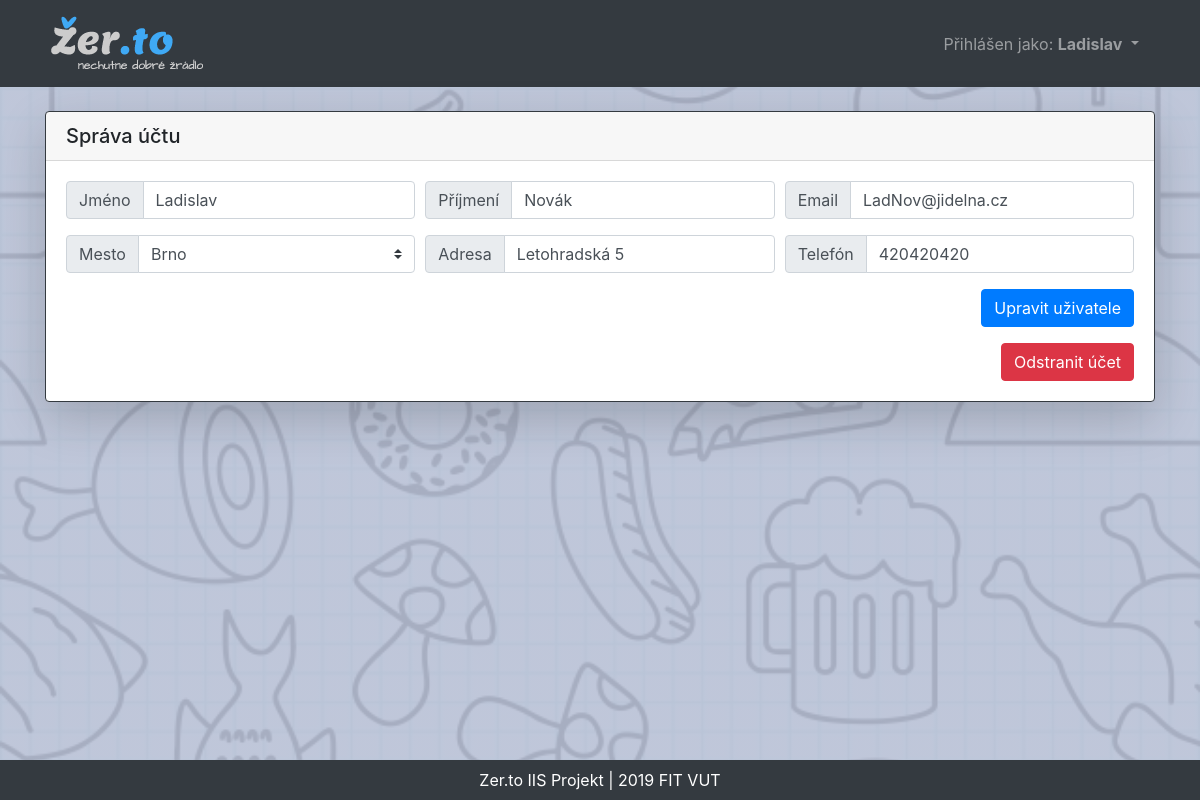
Page /account/manage_user.php?user=3 (signed in) on the committed database.
### tables this page shows
CREATE TABLE `user` (
  `id` int(11) NOT NULL,
  `jmeno` varchar(150) DEFAULT NULL,
  `prijmeni` varchar(150) DEFAULT NULL,
  `email` varchar(200) NOT NULL,
  `password` varchar(200) DEFAULT NULL,
  `mesto` varchar(100) DEFAULT NULL,
  `adresa` varchar(200) DEFAULT NULL,
  `telefon` int(11) DEFAULT NULL,
  `prava` int(11) NOT NULL DEFAULT '5'
);

### account/manage_user.php (the view, shortened to what this page needs)
<!DOCTYPE html>
<html>
	<head>
        <link rel="stylesheet" href="https://stackpath.bootstrapcdn.com/bootstrap/4.4.0/css/bootstrap.min.css" />
        <link rel="stylesheet" href="../styles/styles.css" />
	</head>
	<body>
        <nav class='mb-4 navbar navbar-expand-lg navbar-dark bg-dark'>
            <div class='container'>
                <a class='navbar-brand' href='../index.php'><img src='../pic/logo/logo.png' /></a>
                    <div class='collapse navbar-collapse' id='navbarSupportedContent-4'>
                        <ul class='navbar-nav ml-auto'>
                        <?php
                            if(isset($_SESSION['jmeno'])){
                                echo "
                                <li class='nav-link dropdown'>
                                    <span class='nav-link dropdown-toggle' id='navbarDropdownMenuLink-4' data-toggle='dropdown' aria-haspopup='true' aria-expanded='false'>Přihlášen jako:
                                    <b>".$_SESSION['jmeno']."</b>
                                    </span>
                                    <div class='dropdown-menu dropdown-menu-right' aria-labelledby='navbarDropdownMenuLink-4'>
                                    ";
                            echo "</div></nav>";
            }
        ?>
    <main class="container">
        <section class="row justify-content-md-center">
            <div class="col col-md-12">
                <div class="card shadow-lg border-dark">
                    <h5 class="card-header">Správa účtu</h5>
                    <div class="card-body">
        <?php
            $db = dbconnect();
            $user_id = filter_input(INPUT_GET, "user", FILTER_SANITIZE_NUMBER_INT);
                            ?>
                        </script><?php
            $sql = "SELECT jmeno, prijmeni, email, mesto, adresa, telefon, prava FROM user WHERE id = $user_id";
            $user = $db->prepare($sql);
            $user->execute();
            $user->bind_result($jmeno, $prijmeni, $email, $mesto, $adresa, $telefon, $prava);
            if($jmeno != NULL){
                echo"
                <form class='clearfix' method=\"post\" action=\"\" enctype=\"multipart/form-data\" name=\"userform\" onsubmit=\"return checkInput()\">
                    <div class='form-row'>
                        <div class='col-md-4 mb-3'>
                            <div class='input-group'>
                                <div class='input-group-prepend'>
                                    <label class='input-group-text' id='jmeno'>Jméno</label>
                                </div>
                                <input class='form-control' id='jmeno' type=\"text\" value=\"$jmeno\" name=\"jmeno\" required=\"required\">
                            </div>
                        </div>
                        <div class='col-md-4 mb-3'>
                            <div class='input-group'>
                                <div class='input-group-prepend'>
                                    <label class='input-group-text' id='prijmeni'>Příjmení</label>
                                </div>
                                <input class='form-control' id='prijmeni' type=\"text\" value=\"$prijmeni\" name=\"prijmeni\" required=\"required\">
                            </div>
                        </div>
                        <div class='col-md-4 mb-3'>
                            <div class='input-group'>
                                <div class='input-group-prepend'>
                                    <label class='input-group-text' id='email'>Email</label>
                                </div>
                                <input class='form-control' id='email' type=\"text\" value=\"$email\" name=\"email\" required=\"required\">
                            </div>
                        </div>
                    </div>
                    <div class='form-row'>
                        <div class='col-md-4 mb-3'>
                            <div class='input-group'>
                                <div class='input-group-prepend'>
                                    <label class='input-group-text' id='mesto'>Mesto</label>
                                </div>
                                <select class='custom-select' id='mesto' name=\"mesto\">
                                    <option selected disabled value=''>Vyberte ...</option>";
                                        $sql_mesta = "SELECT nazev FROM mesta";
                                        $mesta = $db->query($sql_mesta);
                                        if ($mesta->num_rows > 0) {
                                            while ($row = $mesta->fetch_assoc()) {
                                                if($row['nazev'] == $mesto)
                                                    echo "<option value=\"".$row["nazev"]."\" selected>".$row["nazev"] . "</option>";
                                                else
                                                    echo "<option value=\"".$row["nazev"]."\">".$row["nazev"] . "</option>";
                                            }
                                        }
                        echo "
                                </select>
                            </div>
                        </div>
                        <div class='col-md-4 mb-3'>
                            <div class='input-group'>
                                <div class='input-group-prepend'>
                                    <label class='input-group-text' id='adresa'>Adresa</label>
                                </div>
                                <input class='form-control' id='adresa' placeholder='Ulica a číslo' type=\"text\" value=\"$adresa\" name=\"adresa\">
                            </div>
                        </div>
                        <div class='col-md-4 mb-3'>
                            <div class='input-group'>
                                <div class='input-group-prepend'>
                                    <label class='input-group-text' id='telefon'>Telefón</label>
                                </div>
                                <input class='form-control' id='telefon' type=\"text\" value=\"$telefon\" name=\"telefon\" placeholder='Formát - 666555444'>
                            </div>
                        </div>
                    </div> ";
                   echo "<input class='btn btn-primary float-right' type=\"submit\" name=\"submit\" value=\"Upravit uživatele\">
                </form>
                <form class='' onsubmit='return confirm(\"Opravdu chcete smazat účet?\")' action='manage_user.php?user=$user_id' method='post'>
                    <input class='btn btn-danger float-right' type=\"submit\" name=\"subdel\" value=\"Odstranit účet\">
                </form>";
            }else{
                echo "<p class='alert alert-danger text-center border-danger my-2'>Uživatel s tímto id neexistuje!</p>";
            }
        ?>
                    </div>
                </div>
            </div>
        </section>
    </main>
    <footer>
        <div class="bg-dark p-2 text-center text-white footer">
            Zer.to IIS Projekt | 2019 FIT VUT
        </div>
    </footer>
	</body>
</html>

### styles/styles.css (style rules this page uses)
html { height: 100%; margin: 0; padding: 0; }
body { background: linear-gradient(rgba(185, 193, 214, 0.9), rgba(185, 193, 214, 0.9)), url("../pic/logo/bgd.jpg") #FFF; background-size: cover; min-height: 100%; margin: 0; padding: 0 0 100px 0; position: relative; }
.footer { position: absolute; bottom: 0; width: 100%; }

### rows in the picture
user: jmeno "Ladislav", prijmeni "Novák", email "LadNov@jidelna.cz", adresa "Letohradská 5", telefon "420420420"

### other values in the picture
$_SESSION['jmeno'] "Ladislav"
form field mesto "Brno"
